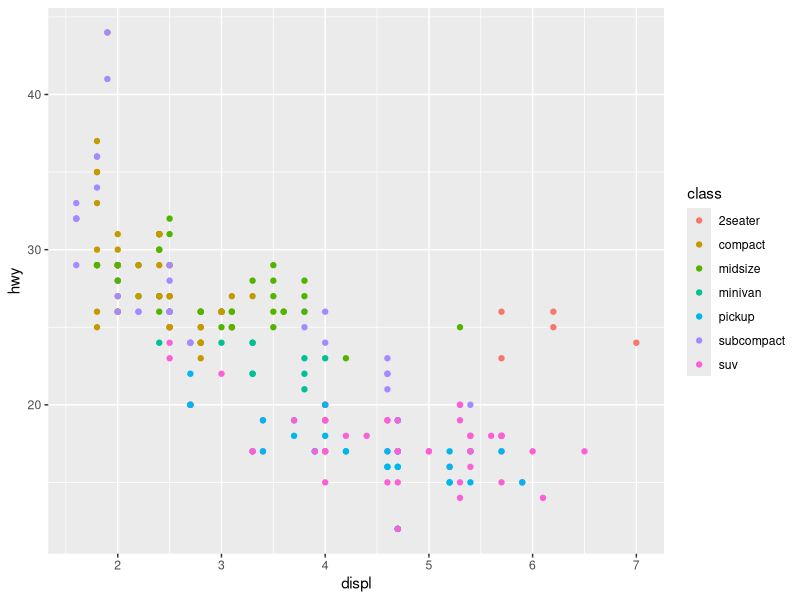
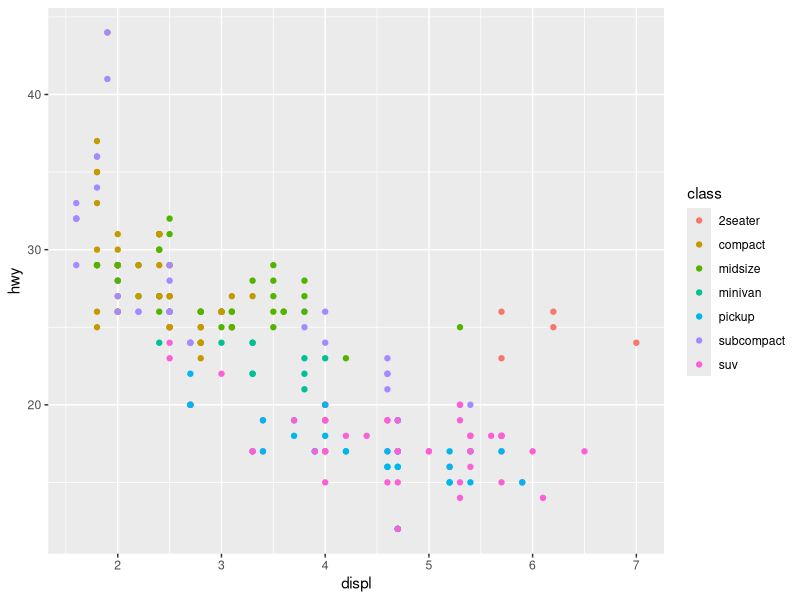
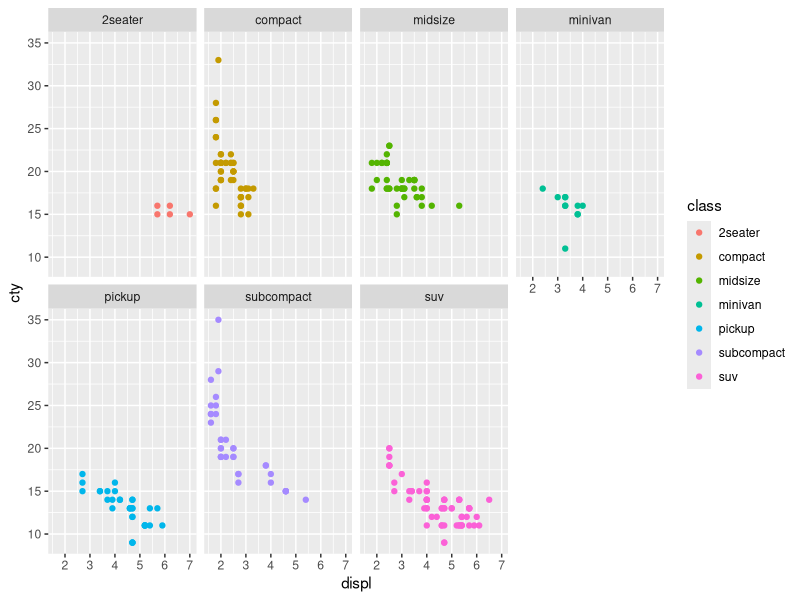
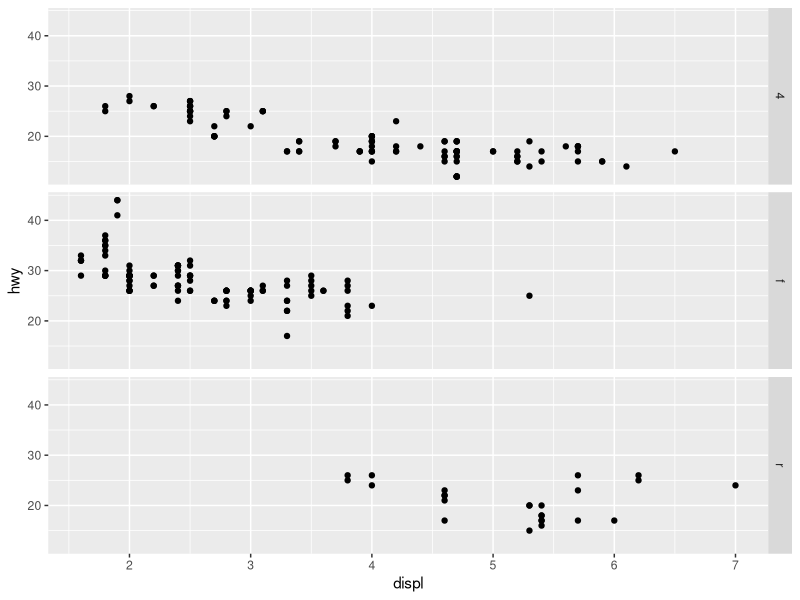
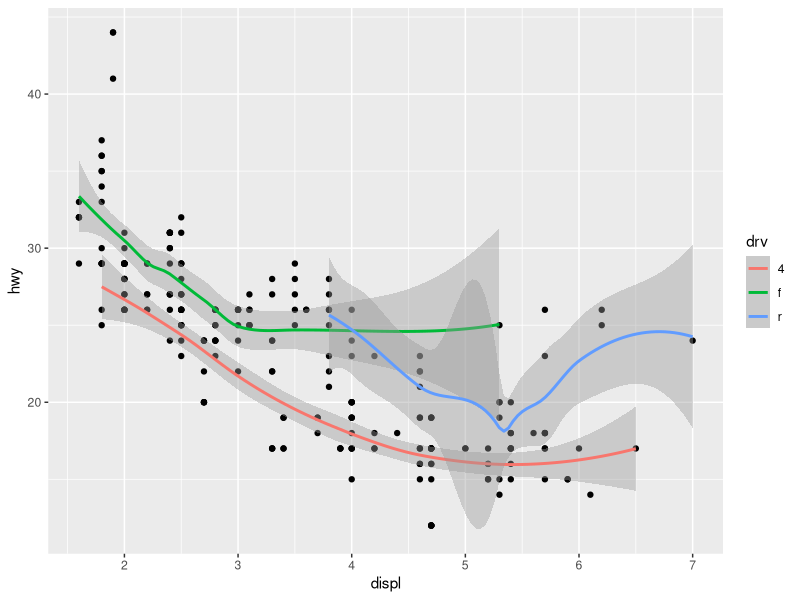
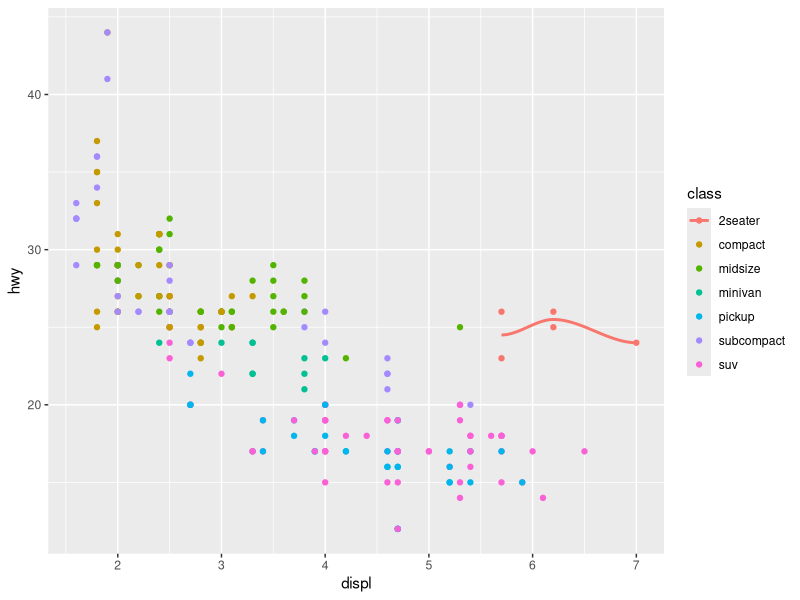
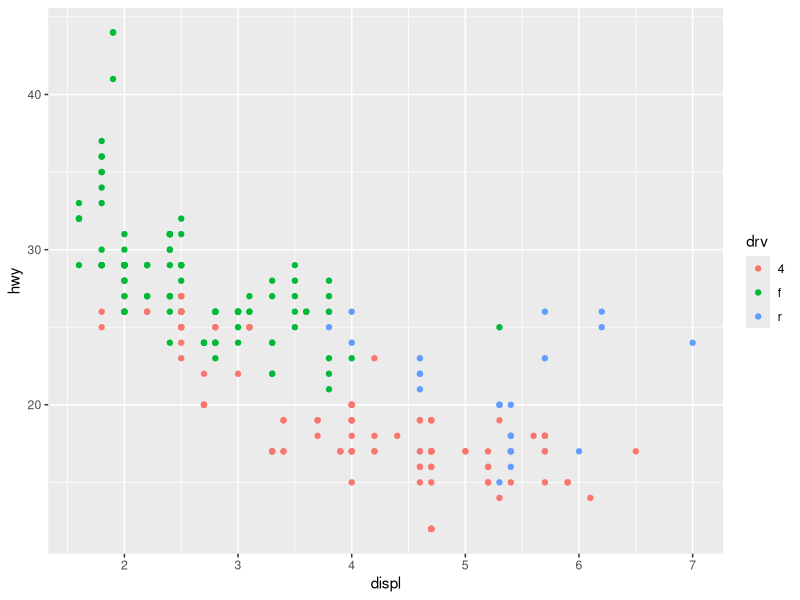

Reproduce these figures in R, in order.
## ---- chunk 1
library(tidyverse)
names(mpg)
## ---- chunk 2
ggplot(data = mpg) +
  geom_point(mapping = aes(x = displ, y =hwy, color = class))
## ---- chunk 3
ggplot(data = mpg) +
  geom_point(mapping = aes(x = displ, y = hwy, color = class))
## ---- chunk 4
ggplot(data = mpg) +
  geom_point(mapping = aes(x = displ, y = cty, color = class)) +
  facet_wrap(~ class, nrow = 2)
## ---- chunk 5
ggplot(data = mpg) +
  geom_point(mapping = aes(x = displ, y = hwy)) +
  facet_grid(drv ~ .)
## ---- chunk 6
ggplot(data = mpg, mapping = aes(x = displ, y = hwy)) +
  geom_point() +
  geom_smooth(mapping = aes(color = drv)) 
## ---- chunk 7
ggplot(data = mpg, mapping = aes(x = displ, y = hwy, color = class)) +
  geom_point() +
  geom_smooth(data = filter(mpg, class == "2seater"), se = FALSE)
## ---- chunk 8
ggplot(data = mpg, mapping = aes(x = displ, y = hwy)) +
  geom_point(mapping = aes(color = drv))
